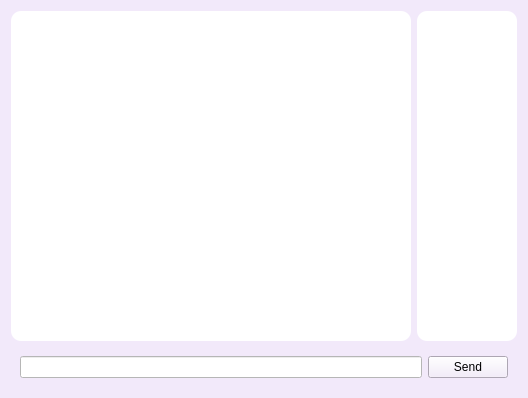
<?xml version="1.0" encoding="UTF-8"?>
<ui version="4.0">
 <class>GroupChat</class>
 <widget class="QWidget" name="GroupChat">
  <property name="geometry">
   <rect>
    <x>0</x>
    <y>0</y>
    <width>528</width>
    <height>398</height>
   </rect>
  </property>
  <property name="windowTitle">
   <string>ChatTime GroupChat</string>
  </property>
  <property name="styleSheet">
   <string notr="true">background-color: rgb(242, 233, 250);</string>
  </property>
  <layout class="QVBoxLayout" name="verticalLayout">
   <item>
    <layout class="QGridLayout" name="gridLayout">
     <item row="0" column="0">
      <widget class="QTextEdit" name="chatHistory">
       <property name="styleSheet">
        <string notr="true">background-color: rgb(255, 255, 255);border-radius: 10px;</string>
       </property>
      </widget>
     </item>
     <item row="1" column="0" colspan="2">
      <widget class="QWidget" name="widget" native="true">
       <layout class="QHBoxLayout" name="horizontalLayout">
        <item>
         <widget class="QLineEdit" name="messageInput">
          <property name="styleSheet">
           <string notr="true">background-color: rgb(255, 255, 255);</string>
          </property>
         </widget>
        </item>
        <item>
         <widget class="QPushButton" name="sendBtn">
          <property name="text">
           <string>Send</string>
          </property>
         </widget>
        </item>
       </layout>
      </widget>
     </item>
     <item row="0" column="1">
      <widget class="QListWidget" name="memberList">
       <property name="minimumSize">
        <size>
         <width>100</width>
         <height>200</height>
        </size>
       </property>
       <property name="maximumSize">
        <size>
         <width>100</width>
         <height>10000</height>
        </size>
       </property>
       <property name="styleSheet">
        <string notr="true">QListWidget {

	background-color: rgb(255, 255, 255);
    border: none;
    border-radius: 10px;

}
QListWidget::item {
    padding: 5px;
    border: 1px solid #DD8DC;
	
    border-radius: 5px;
    margin: 2px 0;

}</string>
       </property>
      </widget>
     </item>
    </layout>
   </item>
  </layout>
 </widget>
 <resources/>
 <connections/>
</ui>
